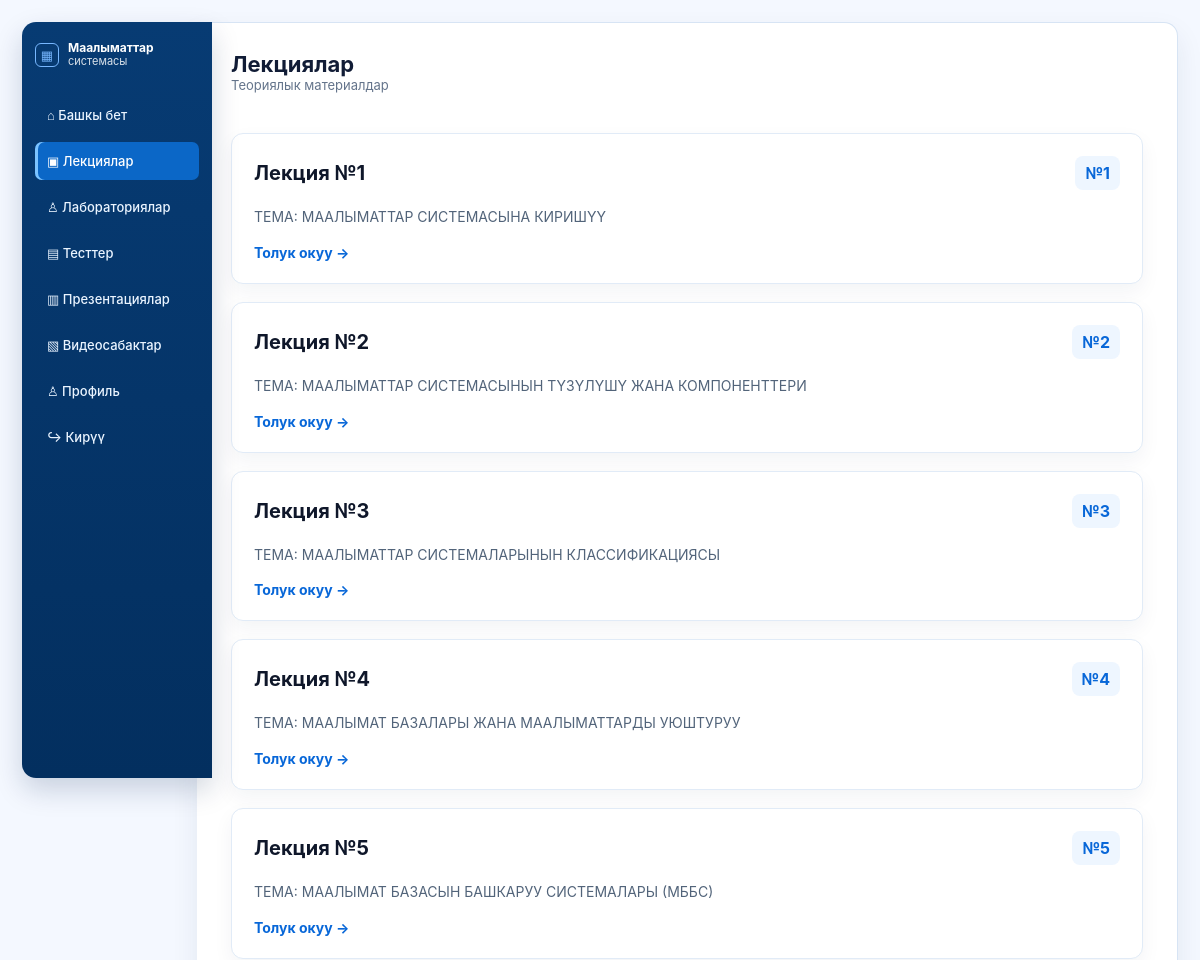
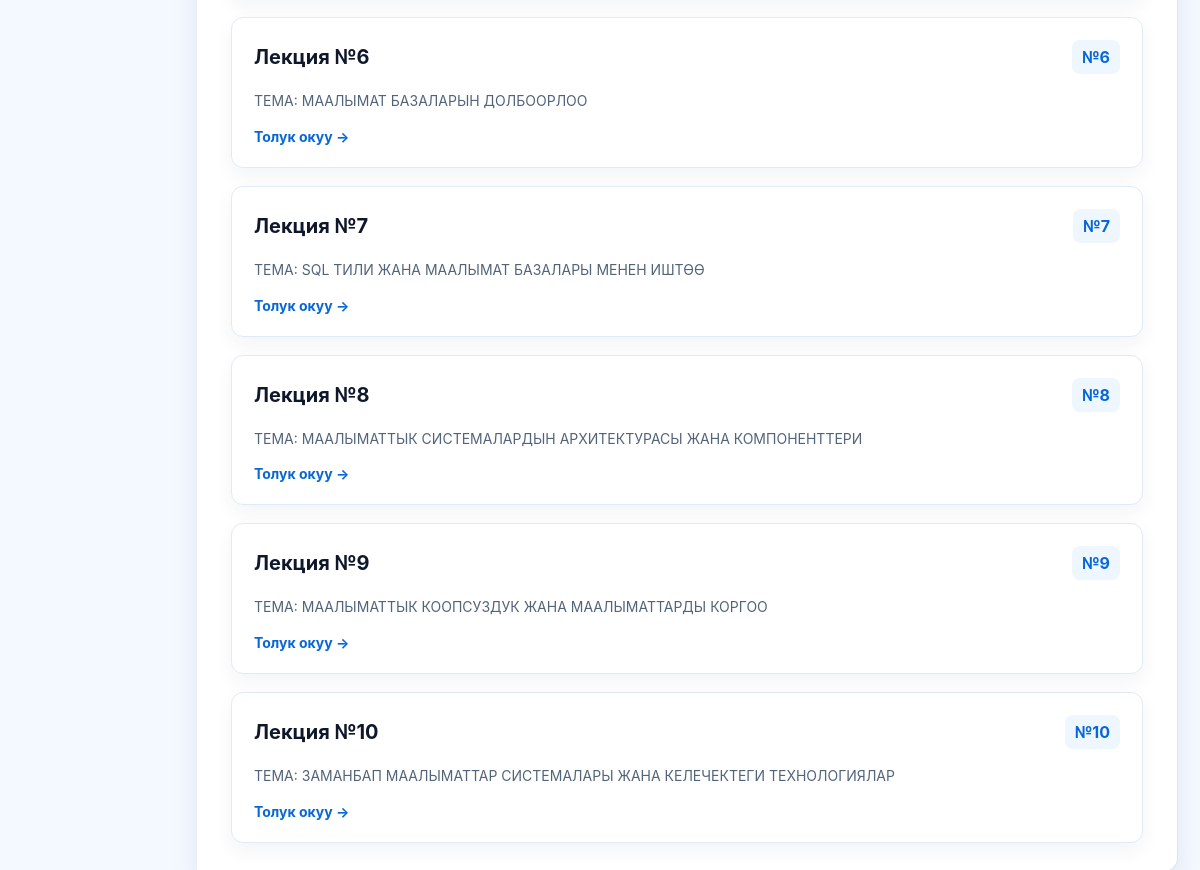
/lectures/, run on the app's committed database (2 pictures, top to bottom).
### main/models.py (models this page shows, shortened)
class Lecture(models.Model):
    title = models.CharField(max_length=200, verbose_name='Название лекции')
    section = models.CharField(max_length=100, verbose_name='Раздел', blank=True)
    content = models.TextField(verbose_name='Текст лекции')
    file = models.FileField(upload_to='lectures/', verbose_name='Файл лекции', blank=True, null=True)
    created_at = models.DateTimeField(auto_now_add=True)

### main/views.py (the view)
# urls.py: path('lectures/', views.lectures, name='lectures'),
def lectures(request):
    lectures = Lecture.objects.all().order_by('-created_at')
    return render(
        request,
        'main/lectures.html',
        {
            'lectures': lectures
        }
    )

### main/templates/main/lectures.html (shortened to what this page needs)
{% extends 'main/base.html' %}
{% block content %}
<div class="page-head">
    <h1>Лекциялар</h1>
     <small>Теориялык материалдар</small>
</div>
{% if lectures %}
<div class="lecture-list">
    {% for lecture in lectures %}
    <a href="{% url 'lecture_detail' lecture.id %}" class="lecture-card lecture-link">
        <div class="lecture-top">
            <div>
                <h2>{{ lecture.title }}</h2>
            </div>
            <span>№{{ forloop.counter }}</span>
        </div>
        <p>{{ lecture.content|truncatewords:35 }}</p>
        <div class="read-more">
            Толук окуу →
        </div>
    </a>
    {% endfor %}
</div>
{% else %}
<div class="empty-box">
    <h3>Азырынча лекция жок</h3>
    <p>Лекцияларды Django админка аркылуу кошуңуз.</p>
</div>
{% endif %}
{% endblock %}

### main/templates/main/base.html (shortened to what this page needs)
{% load static %}
<!DOCTYPE html>
<html lang="ky">
<head>
    <link rel="stylesheet" href="{% static 'css/style.css' %}">
</head>
<body>
<div class="app">
    <aside class="sidebar">
        <div class="brand">
            <div class="brand-icon">▦</div>
            <div>
                <h3>Маалыматтар</h3>
                <p>системасы</p>
            </div>
        </div>
        <nav>
    <a href="{% url 'home' %}"
       class="nav-link {% if request.resolver_match.url_name == 'home' %}active{% endif %}">
        ⌂ Башкы бет
    </a>
    <a href="{% url 'lectures' %}"
       class="nav-link {% if request.resolver_match.url_name == 'lectures' %}active{% endif %}">
        ▣ Лекциялар
    </a>
    <a href="{% url 'laboratories' %}"
       class="nav-link {% if request.resolver_match.url_name == 'laboratories' %}active{% endif %}">
        ♙ Лабораториялар
    </a>
    <a href="{% url 'tests' %}"
       class="nav-link {% if request.resolver_match.url_name == 'tests' %}active{% endif %}">
        ▤ Тесттер
    </a>
    <a href="{% url 'presentation' %}"
       class="nav-link {% if request.resolver_match.url_name == 'presentation' %}active{% endif %}">
        ▥ Презентациялар
    </a>
    <a href="{% url 'materials' %}"
       class="nav-link {% if request.resolver_match.url_name == 'materials' %}active{% endif %}">
        ▧ Видеосабактар
    </a>
    <a href="{% url 'profile' %}"
       class="nav-link {% if request.resolver_match.url_name == 'profile' %}active{% endif %}">
        ♙ Профиль
    </a>
    {% if request.user.is_authenticated %}
    <a href="{% url 'logout' %}" class="nav-link">↪ Чыгуу</a>
{% else %}
    <a href="{% url 'login' %}" class="nav-link">↪ Кирүү</a>
{% endif %}
</nav>
    </aside>
    <main class="main">
        {% block content %}
        {% endblock %}
    </main>
</div>
</body>
</html>

### main/static/css/style.css (style rules this page uses)
* { margin: 0; padding: 0; box-sizing: border-box; }
body { font-family: "Inter", "Segoe UI", Arial, sans-serif; background: #f4f8ff; color: #0f172a; }
.app { width: 100%; min-height: 100vh; display: flex; padding: 22px; gap: 0; }
.sidebar { position: fixed; left: 22px; top: 22px; width: 190px; height: calc(100vh - 44px); background: linear-gradient(180deg, #073b73 0%, #032f5f 100%); border-radius: 14px 0 0 14px; padding: 20px 13px; color: #fff; box-shadow: 0 12px 28px rgba(2, 35, 75, 0.18); overflow-y: auto; }
.brand { display: flex; align-items: center; gap: 9px; margin-bottom: 28px; }
.brand-icon { width: 24px; height: 24px; border: 1px solid #77b7ff; color: #77b7ff; border-radius: 6px; display: flex; justify-content: center; align-items: center; font-size: 13px; }
.brand h3 { font-size: 12px; line-height: 1; font-weight: 700; }
.brand p { font-size: 11px; opacity: .85; }
nav { display: flex; flex-direction: column; gap: 8px; }
.nav-link { color: #eaf4ff; text-decoration: none; padding: 11px 12px; border-radius: 7px; font-size: 13px; font-weight: 500; transition: .2s; }
.main { flex: 1; margin-left: 175px; min-height: calc(100vh - 44px); background: #fff; border: 1px solid #d7e4f4; border-left: none; border-radius: 0 14px 14px 0; padding: 28px 34px; box-shadow: 0 12px 28px rgba(2, 35, 75, 0.08); }
.page-head { margin-bottom: 22px; }
.page-head small { display: block; font-size: 13px; color: #64748b; margin-bottom: 15px; }
.page-head h1 { font-size: 22px; color: #111c36; }
.nav-link.active { background: #0b67c7; color: #ffffff; box-shadow: inset 3px 0 0 #7cc3ff; }
.lecture-list, .lab-list { display: flex; flex-direction: column; gap: 18px; }
.lecture-card, .lab-card { background: #ffffff; border: 1px solid #e1ebf7; border-radius: 12px; padding: 22px; box-shadow: 0 8px 20px rgba(2, 35, 75, 0.05); }
.lecture-top { display: flex; justify-content: space-between; align-items: flex-start; margin-bottom: 15px; }
.lecture-top h2, .lab-card h2 { font-size: 20px; color: #0f172a; margin-top: 5px; }
.lecture-top span { background: #eef6ff; color: #0867d8; padding: 7px 10px; border-radius: 8px; font-weight: 700; }
.lecture-card p, .lab-card p { color: #52647a; line-height: 1.7; font-size: 14px; }
.lecture-link { display: block; text-decoration: none; color: inherit; transition: 0.2s; }
.read-more { margin-top: 15px; color: #0867d8; font-weight: 700; font-size: 14px; }
.page-head { margin-bottom:40px; }

### data on the page
Lecture: title "Лекция №1", content "ТЕМА: МААЛЫМАТТАР СИСТЕМАСЫНА КИРИШҮҮ"
Lecture: title "Лекция №2", content "ТЕМА: МААЛЫМАТТАР СИСТЕМАСЫНЫН ТҮЗҮЛҮШҮ ЖАНА КОМПОНЕНТТЕРИ"
Lecture: title "Лекция №3", content "ТЕМА: МААЛЫМАТТАР СИСТЕМАЛАРЫНЫН КЛАССИФИКАЦИЯСЫ"
Lecture: title "Лекция №4", content "ТЕМА: МААЛЫМАТ БАЗАЛАРЫ ЖАНА МААЛЫМАТТАРДЫ УЮШТУРУУ"
Lecture: title "Лекция №5", content "ТЕМА: МААЛЫМАТ БАЗАСЫН БАШКАРУУ СИСТЕМАЛАРЫ (МББС)"
Lecture: title "Лекция №6", content "ТЕМА: МААЛЫМАТ БАЗАЛАРЫН ДОЛБООРЛОО"
Lecture: title "Лекция №7", content "ТЕМА: SQL ТИЛИ ЖАНА МААЛЫМАТ БАЗАЛАРЫ МЕНЕН ИШТӨӨ"
Lecture: title "Лекция №8", content "ТЕМА: МААЛЫМАТТЫК СИСТЕМАЛАРДЫН АРХИТЕКТУРАСЫ ЖАНА КОМПОНЕНТТЕРИ"
Lecture: title "Лекция №9", content "ТЕМА: МААЛЫМАТТЫК КООПСУЗДУК ЖАНА МААЛЫМАТТАРДЫ КОРГОО"
Lecture: title "Лекция №10", content "ТЕМА: ЗАМАНБАП МААЛЫМАТТАР СИСТЕМАЛАРЫ ЖАНА КЕЛЕЧЕКТЕГИ ТЕХНОЛОГИЯЛАР"
